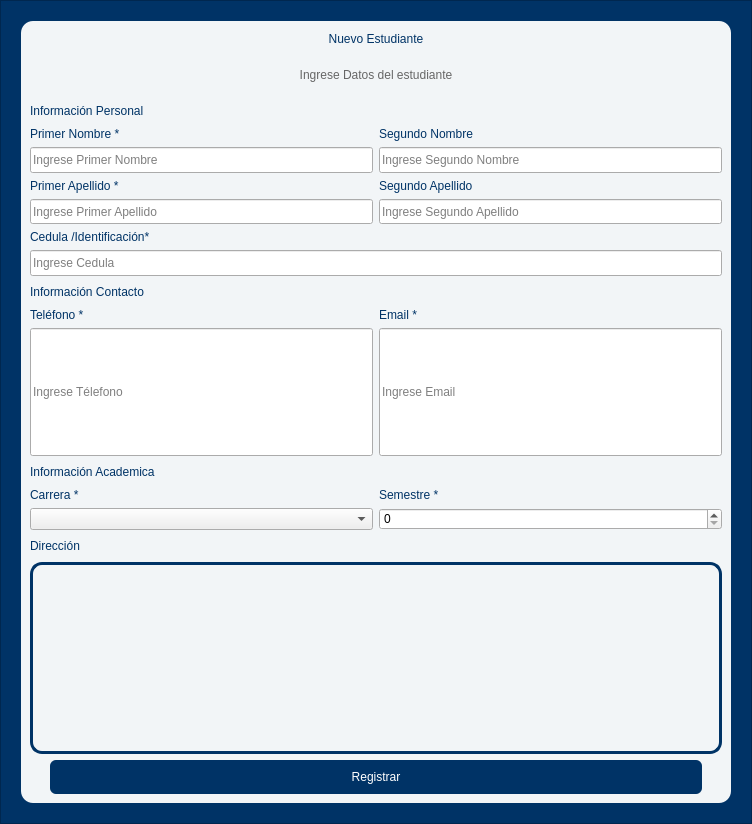
<?xml version="1.0" encoding="UTF-8"?>
<ui version="4.0">
 <class>Dialog</class>
 <widget class="QDialog" name="Dialog">
  <property name="geometry">
   <rect>
    <x>0</x>
    <y>0</y>
    <width>752</width>
    <height>824</height>
   </rect>
  </property>
  <property name="windowTitle">
   <string>Dialog</string>
  </property>
  <property name="styleSheet">
   <string notr="true">QLindeEdit{background-color: transparent}</string>
  </property>
  <property name="sizeGripEnabled">
   <bool>false</bool>
  </property>
  <property name="modal">
   <bool>true</bool>
  </property>
  <layout class="QVBoxLayout" name="verticalLayout_3">
   <property name="spacing">
    <number>0</number>
   </property>
   <property name="leftMargin">
    <number>0</number>
   </property>
   <property name="topMargin">
    <number>0</number>
   </property>
   <property name="rightMargin">
    <number>0</number>
   </property>
   <property name="bottomMargin">
    <number>0</number>
   </property>
   <item>
    <widget class="QFrame" name="frame">
     <property name="styleSheet">
      <string notr="true">QFrame{
	background-color: rgb(0, 51, 102);
}</string>
     </property>
     <property name="frameShape">
      <enum>QFrame::Shape::StyledPanel</enum>
     </property>
     <property name="frameShadow">
      <enum>QFrame::Shadow::Raised</enum>
     </property>
     <layout class="QGridLayout" name="gridLayout">
      <property name="leftMargin">
       <number>20</number>
      </property>
      <property name="topMargin">
       <number>20</number>
      </property>
      <property name="rightMargin">
       <number>20</number>
      </property>
      <property name="bottomMargin">
       <number>20</number>
      </property>
      <property name="spacing">
       <number>0</number>
      </property>
      <item row="0" column="0">
       <widget class="QFrame" name="frame_2">
        <property name="styleSheet">
         <string notr="true">QFrame{
background:rgba(255, 255, 255, 0.95);
border-radius: 12px;
width: 100%;


            
}

QLabel{
	color: rgb(0, 51, 102);
	background-color: transparent;
	font: 14pt &quot;Segoe UI&quot;;
}</string>
        </property>
        <property name="frameShape">
         <enum>QFrame::Shape::StyledPanel</enum>
        </property>
        <property name="frameShadow">
         <enum>QFrame::Shadow::Raised</enum>
        </property>
        <layout class="QVBoxLayout" name="verticalLayout_13" stretch="1,10">
         <property name="spacing">
          <number>0</number>
         </property>
         <property name="leftMargin">
          <number>0</number>
         </property>
         <property name="topMargin">
          <number>0</number>
         </property>
         <property name="rightMargin">
          <number>0</number>
         </property>
         <property name="bottomMargin">
          <number>0</number>
         </property>
         <item>
          <layout class="QVBoxLayout" name="verticalLayout_4">
           <item>
            <widget class="QLabel" name="label">
             <property name="styleSheet">
              <string notr="true">font: 600 20pt &quot;Segoe UI&quot;;
padding:0px 0px;</string>
             </property>
             <property name="text">
              <string>Nuevo Estudiante</string>
             </property>
             <property name="alignment">
              <set>Qt::AlignmentFlag::AlignCenter</set>
             </property>
             <property name="margin">
              <number>0</number>
             </property>
            </widget>
           </item>
           <item>
            <widget class="QLabel" name="label_2">
             <property name="styleSheet">
              <string notr="true">QLabel{
	
	font: 12pt &quot;Segoe UI&quot;;
	color: rgb(102, 102, 102);
	
}</string>
             </property>
             <property name="text">
              <string>Ingrese Datos del estudiante</string>
             </property>
             <property name="alignment">
              <set>Qt::AlignmentFlag::AlignCenter</set>
             </property>
             <property name="wordWrap">
              <bool>true</bool>
             </property>
            </widget>
           </item>
          </layout>
         </item>
         <item>
          <widget class="QFrame" name="frame_3">
           <property name="styleSheet">
            <string notr="true">QFrame{
background:transparent;
}
QPushButton{
	background-color: rgb(0, 51, 102);
	border: none;
    border-radius: 6px;
	font: 400 14pt &quot;Segoe UI&quot;;
	color: rgb(255, 255, 255);
 }
QLineEdit{
background-color: rgb(255, 255, 255);
	color: rgb(0, 0, 0);
border-color:	color: rgb(0, 0, 0);
border-radius: 6px;
}
</string>
           </property>
           <property name="frameShape">
            <enum>QFrame::Shape::StyledPanel</enum>
           </property>
           <property name="frameShadow">
            <enum>QFrame::Shadow::Raised</enum>
           </property>
           <layout class="QVBoxLayout" name="verticalLayout_14">
            <item>
             <layout class="QHBoxLayout" name="horizontalLayout_8">
              <item>
               <widget class="QLabel" name="email_label_2">
                <property name="styleSheet">
                 <string notr="true">QLabel{
	color: rgb(0, 51, 102);
	background-color: transparent;
	font: 18pt &quot;Segoe UI&quot;;
}</string>
                </property>
                <property name="text">
                 <string>Información Personal</string>
                </property>
               </widget>
              </item>
              <item>
               <spacer name="horizontalSpacer_3">
                <property name="orientation">
                 <enum>Qt::Orientation::Horizontal</enum>
                </property>
                <property name="sizeHint" stdset="0">
                 <size>
                  <width>40</width>
                  <height>20</height>
                 </size>
                </property>
               </spacer>
              </item>
             </layout>
            </item>
            <item>
             <layout class="QVBoxLayout" name="verticalLayout_12">
              <item>
               <layout class="QHBoxLayout" name="horizontalLayout">
                <item>
                 <layout class="QVBoxLayout" name="verticalLayout">
                  <item>
                   <widget class="QLabel" name="primernombre_label">
                    <property name="text">
                     <string>Primer Nombre *</string>
                    </property>
                   </widget>
                  </item>
                  <item>
                   <widget class="QLineEdit" name="primernombre_input">
                    <property name="enabled">
                     <bool>true</bool>
                    </property>
                    <property name="sizePolicy">
                     <sizepolicy hsizetype="Expanding" vsizetype="Expanding">
                      <horstretch>0</horstretch>
                      <verstretch>0</verstretch>
                     </sizepolicy>
                    </property>
                    <property name="styleSheet">
                     <string notr="true"/>
                    </property>
                    <property name="echoMode">
                     <enum>QLineEdit::EchoMode::Normal</enum>
                    </property>
                    <property name="readOnly">
                     <bool>false</bool>
                    </property>
                    <property name="placeholderText">
                     <string>Ingrese Primer Nombre</string>
                    </property>
                   </widget>
                  </item>
                 </layout>
                </item>
                <item>
                 <layout class="QVBoxLayout" name="verticalLayout_2">
                  <item>
                   <widget class="QLabel" name="segundonombre_label">
                    <property name="text">
                     <string>Segundo Nombre</string>
                    </property>
                   </widget>
                  </item>
                  <item>
                   <widget class="QLineEdit" name="segundonombre_input">
                    <property name="enabled">
                     <bool>true</bool>
                    </property>
                    <property name="sizePolicy">
                     <sizepolicy hsizetype="Expanding" vsizetype="Expanding">
                      <horstretch>0</horstretch>
                      <verstretch>0</verstretch>
                     </sizepolicy>
                    </property>
                    <property name="echoMode">
                     <enum>QLineEdit::EchoMode::Normal</enum>
                    </property>
                    <property name="readOnly">
                     <bool>false</bool>
                    </property>
                    <property name="placeholderText">
                     <string>Ingrese Segundo Nombre</string>
                    </property>
                   </widget>
                  </item>
                 </layout>
                </item>
               </layout>
              </item>
              <item>
               <layout class="QHBoxLayout" name="horizontalLayout_2">
                <item>
                 <layout class="QVBoxLayout" name="verticalLayout_5">
                  <item>
                   <widget class="QLabel" name="primerapellido_label">
                    <property name="text">
                     <string>Primer Apellido *</string>
                    </property>
                   </widget>
                  </item>
                  <item>
                   <widget class="QLineEdit" name="primerapellido_input">
                    <property name="enabled">
                     <bool>true</bool>
                    </property>
                    <property name="sizePolicy">
                     <sizepolicy hsizetype="Expanding" vsizetype="Expanding">
                      <horstretch>0</horstretch>
                      <verstretch>0</verstretch>
                     </sizepolicy>
                    </property>
                    <property name="echoMode">
                     <enum>QLineEdit::EchoMode::Normal</enum>
                    </property>
                    <property name="readOnly">
                     <bool>false</bool>
                    </property>
                    <property name="placeholderText">
                     <string>Ingrese Primer Apellido</string>
                    </property>
                   </widget>
                  </item>
                 </layout>
                </item>
                <item>
                 <layout class="QVBoxLayout" name="verticalLayout_6">
                  <item>
                   <widget class="QLabel" name="segundoapellido_label">
                    <property name="text">
                     <string>Segundo Apellido</string>
                    </property>
                   </widget>
                  </item>
                  <item>
                   <widget class="QLineEdit" name="segundoapellido_input">
                    <property name="enabled">
                     <bool>true</bool>
                    </property>
                    <property name="sizePolicy">
                     <sizepolicy hsizetype="Expanding" vsizetype="Expanding">
                      <horstretch>0</horstretch>
                      <verstretch>0</verstretch>
                     </sizepolicy>
                    </property>
                    <property name="echoMode">
                     <enum>QLineEdit::EchoMode::Normal</enum>
                    </property>
                    <property name="readOnly">
                     <bool>false</bool>
                    </property>
                    <property name="placeholderText">
                     <string>Ingrese Segundo Apellido</string>
                    </property>
                   </widget>
                  </item>
                 </layout>
                </item>
               </layout>
              </item>
              <item>
               <layout class="QVBoxLayout" name="verticalLayout_7">
                <item>
                 <widget class="QLabel" name="cedula_label">
                  <property name="text">
                   <string>Cedula /Identificación*</string>
                  </property>
                 </widget>
                </item>
                <item>
                 <widget class="QLineEdit" name="cedula_input">
                  <property name="enabled">
                   <bool>true</bool>
                  </property>
                  <property name="sizePolicy">
                   <sizepolicy hsizetype="Expanding" vsizetype="Expanding">
                    <horstretch>0</horstretch>
                    <verstretch>0</verstretch>
                   </sizepolicy>
                  </property>
                  <property name="echoMode">
                   <enum>QLineEdit::EchoMode::Normal</enum>
                  </property>
                  <property name="readOnly">
                   <bool>false</bool>
                  </property>
                  <property name="placeholderText">
                   <string>Ingrese Cedula</string>
                  </property>
                 </widget>
                </item>
               </layout>
              </item>
             </layout>
            </item>
            <item>
             <layout class="QHBoxLayout" name="horizontalLayout_6">
              <item>
               <widget class="QLabel" name="email_label_3">
                <property name="styleSheet">
                 <string notr="true">QLabel{
	color: rgb(0, 51, 102);
	background-color: transparent;
	font: 18pt &quot;Segoe UI&quot;;
}</string>
                </property>
                <property name="text">
                 <string>Información Contacto</string>
                </property>
               </widget>
              </item>
              <item>
               <spacer name="horizontalSpacer">
                <property name="orientation">
                 <enum>Qt::Orientation::Horizontal</enum>
                </property>
                <property name="sizeHint" stdset="0">
                 <size>
                  <width>40</width>
                  <height>20</height>
                 </size>
                </property>
               </spacer>
              </item>
             </layout>
            </item>
            <item>
             <layout class="QHBoxLayout" name="horizontalLayout_4">
              <item>
               <layout class="QVBoxLayout" name="verticalLayout_8">
                <item>
                 <widget class="QLabel" name="telefono_label">
                  <property name="text">
                   <string>Teléfono *</string>
                  </property>
                 </widget>
                </item>
                <item>
                 <widget class="QLineEdit" name="telefono_input">
                  <property name="enabled">
                   <bool>true</bool>
                  </property>
                  <property name="sizePolicy">
                   <sizepolicy hsizetype="Expanding" vsizetype="Expanding">
                    <horstretch>0</horstretch>
                    <verstretch>0</verstretch>
                   </sizepolicy>
                  </property>
                  <property name="echoMode">
                   <enum>QLineEdit::EchoMode::Normal</enum>
                  </property>
                  <property name="readOnly">
                   <bool>false</bool>
                  </property>
                  <property name="placeholderText">
                   <string>Ingrese Télefono</string>
                  </property>
                 </widget>
                </item>
               </layout>
              </item>
              <item>
               <layout class="QVBoxLayout" name="verticalLayout_9">
                <item>
                 <widget class="QLabel" name="email_label">
                  <property name="text">
                   <string>Email *</string>
                  </property>
                 </widget>
                </item>
                <item>
                 <widget class="QLineEdit" name="email_input">
                  <property name="enabled">
                   <bool>true</bool>
                  </property>
                  <property name="sizePolicy">
                   <sizepolicy hsizetype="Expanding" vsizetype="Expanding">
                    <horstretch>0</horstretch>
                    <verstretch>0</verstretch>
                   </sizepolicy>
                  </property>
                  <property name="echoMode">
                   <enum>QLineEdit::EchoMode::Normal</enum>
                  </property>
                  <property name="readOnly">
                   <bool>false</bool>
                  </property>
                  <property name="placeholderText">
                   <string>Ingrese Email</string>
                  </property>
                 </widget>
                </item>
               </layout>
              </item>
             </layout>
            </item>
            <item>
             <layout class="QHBoxLayout" name="horizontalLayout_7">
              <item>
               <widget class="QLabel" name="email_label_4">
                <property name="styleSheet">
                 <string notr="true">QLabel{
	color: rgb(0, 51, 102);
	background-color: transparent;
	font: 18pt &quot;Segoe UI&quot;;
}</string>
                </property>
                <property name="text">
                 <string>Información Academica</string>
                </property>
               </widget>
              </item>
              <item>
               <spacer name="horizontalSpacer_2">
                <property name="orientation">
                 <enum>Qt::Orientation::Horizontal</enum>
                </property>
                <property name="sizeHint" stdset="0">
                 <size>
                  <width>40</width>
                  <height>20</height>
                 </size>
                </property>
               </spacer>
              </item>
             </layout>
            </item>
            <item>
             <layout class="QHBoxLayout" name="horizontalLayout_5">
              <item>
               <layout class="QVBoxLayout" name="verticalLayout_10">
                <item>
                 <widget class="QLabel" name="carrera_label">
                  <property name="text">
                   <string>Carrera *</string>
                  </property>
                 </widget>
                </item>
                <item>
                 <widget class="QComboBox" name="carrera_input">
                  <property name="placeholderText">
                   <string>Ingrese carrera</string>
                  </property>
                  <item>
                   <property name="text">
                    <string>Ingeniería Informática</string>
                   </property>
                  </item>
                  <item>
                   <property name="text">
                    <string>Arquitectura</string>
                   </property>
                  </item>
                  <item>
                   <property name="text">
                    <string>TSU Civil</string>
                   </property>
                  </item>
                 </widget>
                </item>
               </layout>
              </item>
              <item>
               <layout class="QVBoxLayout" name="verticalLayout_11">
                <item>
                 <widget class="QLabel" name="semestre_label">
                  <property name="text">
                   <string>Semestre *</string>
                  </property>
                 </widget>
                </item>
                <item>
                 <widget class="QSpinBox" name="semestre_input"/>
                </item>
               </layout>
              </item>
             </layout>
            </item>
            <item>
             <layout class="QHBoxLayout" name="horizontalLayout_9">
              <item>
               <widget class="QLabel" name="email_label_5">
                <property name="styleSheet">
                 <string notr="true">QLabel{
	color: rgb(0, 51, 102);
	background-color: transparent;
	font: 18pt &quot;Segoe UI&quot;;
}</string>
                </property>
                <property name="text">
                 <string>Dirección</string>
                </property>
               </widget>
              </item>
              <item>
               <spacer name="horizontalSpacer_4">
                <property name="orientation">
                 <enum>Qt::Orientation::Horizontal</enum>
                </property>
                <property name="sizeHint" stdset="0">
                 <size>
                  <width>40</width>
                  <height>20</height>
                 </size>
                </property>
               </spacer>
              </item>
             </layout>
            </item>
            <item>
             <widget class="QPlainTextEdit" name="direccion_input">
              <property name="styleSheet">
               <string notr="true">border: 3px solid #003366;
color:rgb(0, 0, 0);</string>
              </property>
             </widget>
            </item>
            <item>
             <widget class="QPushButton" name="RegistrarButton">
              <property name="cursor">
               <cursorShape>PointingHandCursor</cursorShape>
              </property>
              <property name="styleSheet">
               <string notr="true">margin-left:20px;
margin-right:20px;
padding: 10px;</string>
              </property>
              <property name="text">
               <string>Registrar</string>
              </property>
             </widget>
            </item>
           </layout>
          </widget>
         </item>
        </layout>
       </widget>
      </item>
     </layout>
    </widget>
   </item>
  </layout>
 </widget>
 <resources/>
 <connections/>
</ui>
